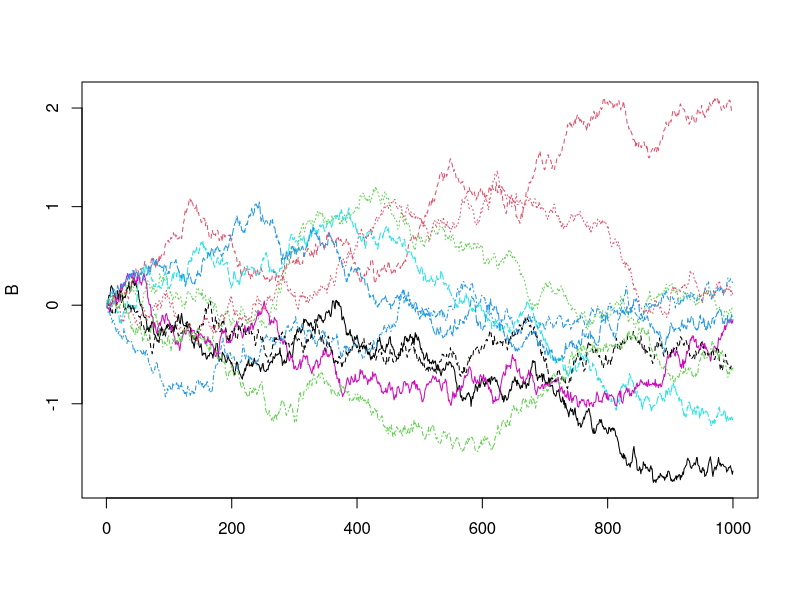
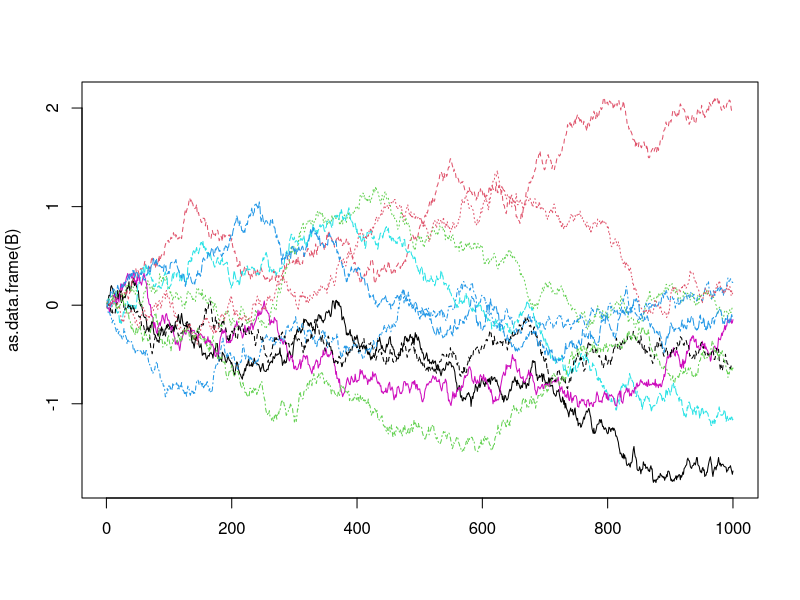
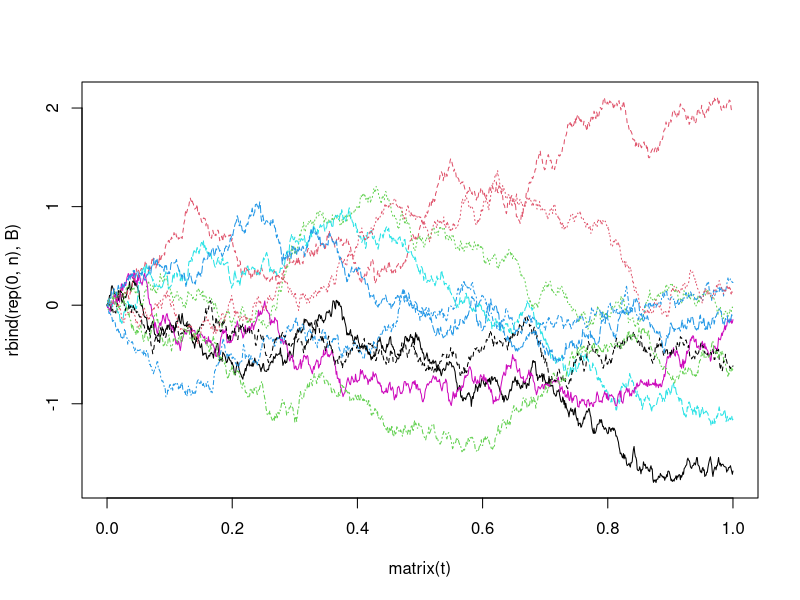
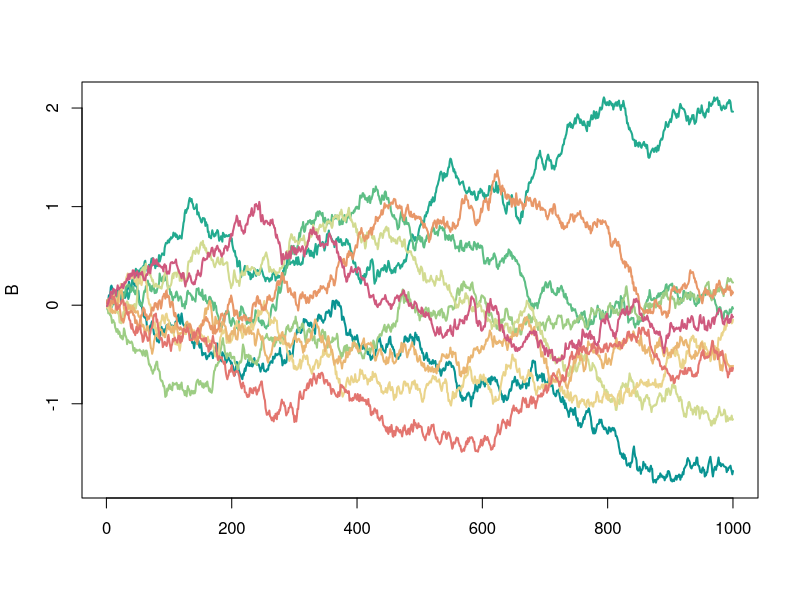
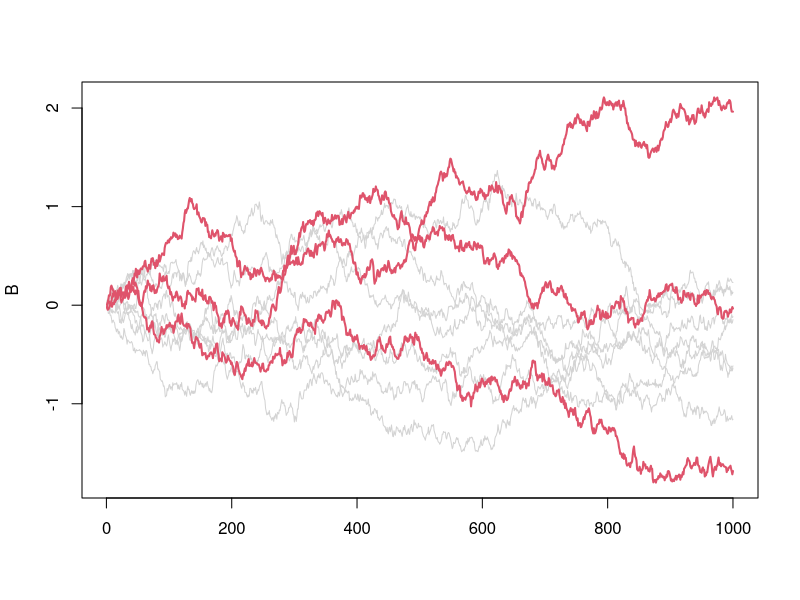

Recreate these plots in R, in order.
# Brownian motion
set.seed(1)

# Grid
t <- seq(0, 1, by = 0.001)
p <- length(t) - 1

# 10 paths
n <- 10
I <- matrix(rnorm(n * p, 0, 1 / sqrt(p)), n, p)

# Matrix
B <- apply(I, 1, cumsum)


# matplot function
matplot(B, type = "l")

# Equivalent to:
matplot(as.data.frame(B), type = "l")

# Equivalent to:
matplot(matrix(t), rbind(rep(0, n), B), type = "l")


# Colors
cols <- hcl.colors(10, "Temps")

matplot(B, type = "l",
        col = cols, # Colors
        lwd = 2,    # Line width
        lty = 1)    # Line type 


# matlines function
matplot(B, type = "l",
        col = "lightgray",
        lty = 1)

# Highlight the first three columns
# with a different color
matlines(B[, 1:3], type = "l",
         col = 2, lwd = 2,
         lty = 1)
